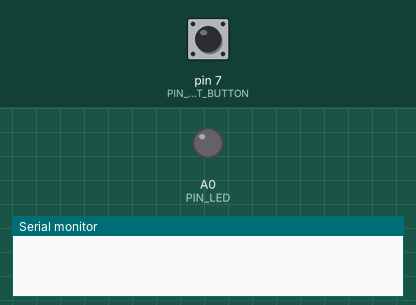
Bench run of a sketch on a simulated Arduino Nano, built with avr-gcc and run on an emulated ATmega328P. On the bench: output pins drawn as LEDs (lit = HIGH), the last lines printed to the serial monitor. The inputs (shaded band) are chosen by the test bench; at power-on: pin 7 (PIN_START_BUTTON) HIGH.

Above: at 1.2 s.
1.3 s: pin 7 (PIN_START_BUTTON) pulled LOW for 0.15 s
2.9 s: pin 7 (PIN_START_BUTTON) pulled LOW for 1 s
At 3.3 s:
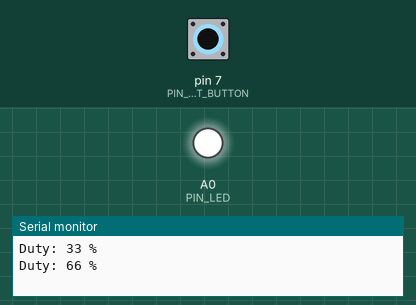
Timing chart, 0 to 5.9 s (numbered marks = the images above; inputs shaded):
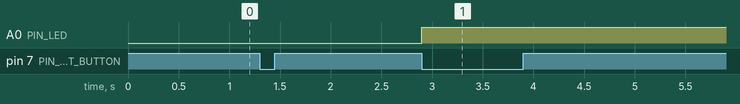

Measured:
- after the input at 2.9 s, A0 (PIN_LED): LOW → HIGH at once

The sketch:

task_5.ino
```cpp
#define PIN_LED (A0)
#define PIN_START_BUTTON (7)

void setup() {
	pinMode(PIN_LED, OUTPUT);
	pinMode(PIN_START_BUTTON, INPUT_PULLUP);
	Serial.begin(9600);
}

bool buttonLocked = false;
int ledState = 0;
bool incrementDirection = true;

void increment() {
	if (incrementDirection) {
		ledState += 0xff / 3;
	} else {
		ledState -= 0xff / 5;
	}
}

void actionCallback() {

	increment();

	if (ledState > 0xff || ledState < 0x00) {
		ledState = ledState > 0 ? 0xff : 0x00;
		incrementDirection = !incrementDirection;
		increment();
	}

	analogWrite(PIN_LED, ledState);

	//	просто щоб показати значення,
	//	бо симулятор не має рівнів яскарвості
	char outBuff[20];
	int percentage = ((float)ledState / 0xff) * 100;
	snprintf(outBuff, sizeof(outBuff), "Duty: %i %%\n", percentage);
	Serial.print(outBuff);
}

void loop() {

	const auto buttonPresssed = !digitalRead(PIN_START_BUTTON);

	if (buttonPresssed && !buttonLocked) {
		buttonLocked = true;
		actionCallback();
	} else if (!buttonPresssed && buttonLocked) {
		buttonLocked = false;
	}
}
```
